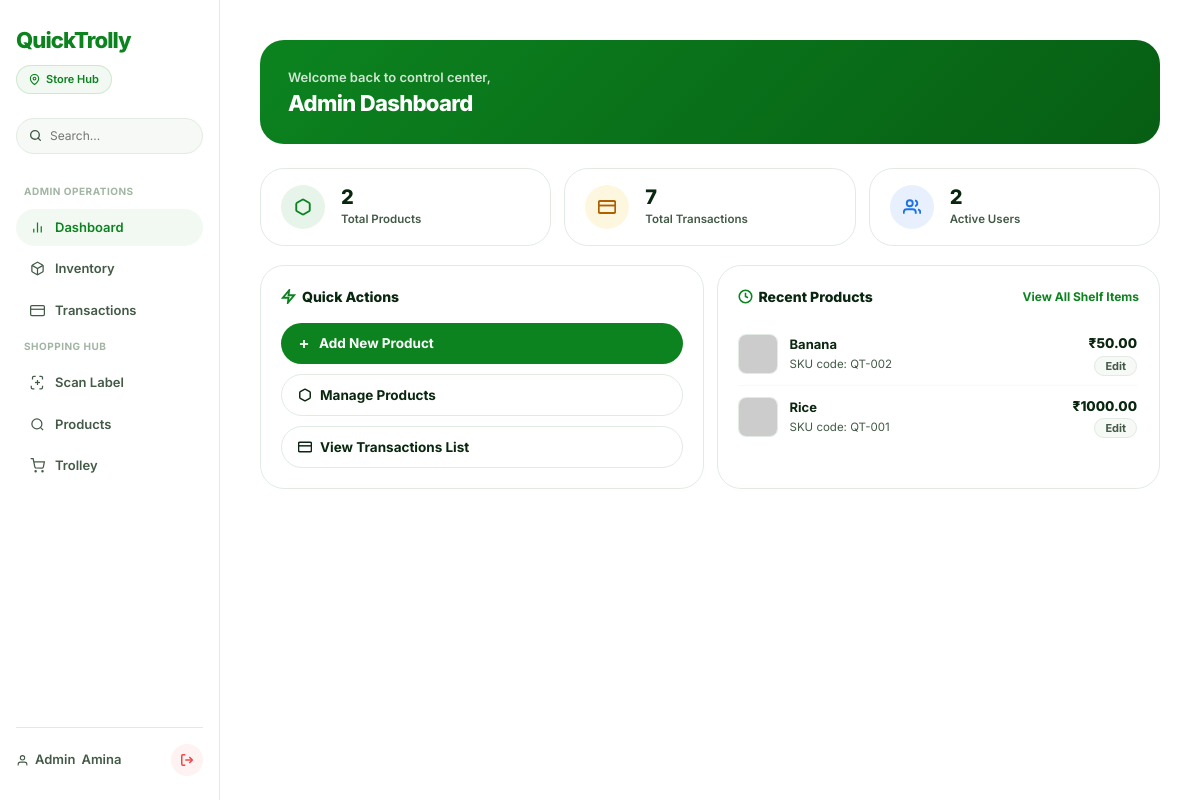
The page /admin/dashboard (signed in) on the database its author committed.
### tables this page shows
CREATE TABLE products (
                id INTEGER PRIMARY KEY AUTOINCREMENT,
                name TEXT NOT NULL,
                price REAL NOT NULL,
                qr_code TEXT UNIQUE NOT NULL,
                image TEXT DEFAULT '',
                barcode_number TEXT UNIQUE,
                barcode_image TEXT DEFAULT NULL,
                created_at TIMESTAMP DEFAULT CURRENT_TIMESTAMP,
                updated_at TIMESTAMP DEFAULT NULL
            , original_price REAL DEFAULT 0.0);

### app.py (the view)
@app.route('/admin/dashboard')
@admin_required
def admin_dashboard():
    total_prod, total_ord = db.get_stats()
    total_users = db.get_user_count()
    recent_products = db.get_recent_products(5)
    return render_template('admin/dashboard.html',
                           total_prod=total_prod,
                           total_ord=total_ord,
                           total_users=total_users,
                           recent_products=recent_products)

### app.py (called while the page is built)
def admin_required(f):
    @functools.wraps(f)
    def wrap(*args, **kwargs):
        if 'user_id' not in session or session.get('role') != 'admin':
            flash('Access denied. Admins only.', 'danger')
            return redirect(url_for('index'))
        return f(*args, **kwargs)
    return wrap

### models.py (called while the page is built)
    def _row_to_dict(self, row):
        if row is None:
            return None
        return dict(row)

    def get_stats(self):
        self.cursor.execute('SELECT COUNT(*) FROM products')
        total_products = self.cursor.fetchone()[0]
        self.cursor.execute('SELECT COUNT(*) FROM orders')
        total_orders = self.cursor.fetchone()[0]
        return total_products, total_orders

    def get_user_count(self):
        self.cursor.execute('SELECT COUNT(*) FROM users')
        return self.cursor.fetchone()[0]

    def get_recent_products(self, limit=5):
        self.cursor.execute('SELECT * FROM products ORDER BY created_at DESC LIMIT ?', (limit,))
        rows = self.cursor.fetchall()
        products = []
        for row in rows:
            product = self._row_to_dict(row)
            product['_id'] = str(product['id'])
            products.append(product)
        return products

### templates/admin/dashboard.html (shortened to what this page needs)
{% extends "base.html" %}
{% block content %}
<div class="admin-hero-banner">
    <div>
        <p style="color: rgba(255,255,255,0.8); font-size: 13px; font-weight: 600; margin-bottom: 2px;">Welcome back to control center,</p>
        <h3 style="color: #ffffff; font-weight: 800; font-size: 22px; letter-spacing: -0.03em; margin: 0;">Admin Dashboard</h3>
    </div>
</div>
<div class="row g-3 mb-4">
    <div class="col-md-4 col-6">
        <div class="admin-stat-card">
            <div class="stat-circle-icon variant-green">
                <svg width="18" height="18" viewBox="0 0 24 24" fill="none" stroke="currentColor" stroke-width="2.5"><path d="M21 16V8a2 2 0 0 0-1-1.73l-7-4a2 2 0 0 0-2 0l-7 4A2 2 0 0 0 3 8v8a2 2 0 0 0 1 1.73l7 4a2 2 0 0 0 2 0l7-4A2 2 0 0 0 21 16z"/></svg>
            </div>
            <div>
                <div class="stat-metric-val">{{ total_prod }}</div>
                <div class="stat-metric-lbl">Total Products</div>
            </div>
        </div>
    </div>
    <div class="col-md-4 col-6">
        <div class="admin-stat-card">
            <div class="stat-circle-icon variant-orange">
                <svg width="18" height="18" viewBox="0 0 24 24" fill="none" stroke="currentColor" stroke-width="2.5"><rect x="1" y="4" width="22" height="16" rx="2" ry="2"/><line x1="1" y1="10" x2="23" y2="10"/></svg>
            </div>
            <div>
                <div class="stat-metric-val">{{ total_ord }}</div>
                <div class="stat-metric-lbl">Total Transactions</div>
            </div>
        </div>
    </div>
    <div class="col-md-4 col-12">
        <div class="admin-stat-card">
            <div class="stat-circle-icon variant-blue">
                <svg width="18" height="18" viewBox="0 0 24 24" fill="none" stroke="currentColor" stroke-width="2.5"><path d="M17 21v-2a4 4 0 0 0-4-4H5a4 4 0 0 0-4 4v2"/><circle cx="9" cy="7" r="4"/><path d="M23 21v-2a4 4 0 0 0-3-3.87"/><path d="M16 3.13a4 4 0 0 1 0 7.75"/></svg>
            </div>
            <div>
                <div class="stat-metric-val">{{ total_users }}</div>
                <div class="stat-metric-lbl">Active Users</div>
            </div>
        </div>
    </div>
</div>
<div class="row g-3">
    <div class="col-md-6">
        <div class="dashboard-panel-card" style="height: 100%;">
            <p style="font-weight: 800; font-size: 14px; color: var(--text-main); margin-bottom: 16px; display: inline-flex; align-items: center; gap: 6px;">
                <svg width="15" height="15" viewBox="0 0 24 24" fill="none" stroke="var(--supermarket-green)" stroke-width="3"><polygon points="13 2 3 14 12 14 11 22 21 10 12 10 13 2"/></svg>
                Quick Actions
            </p>
            <div style="display: flex; flex-direction: column; gap: 10px;">
                <a href="{{ url_for('admin_add_product') }}" class="panel-action-link variant-solid">
                    <svg width="14" height="14" viewBox="0 0 24 24" fill="none" stroke="currentColor" stroke-width="3"><line x1="12" y1="5" x2="12" y2="19"/><line x1="5" y1="12" x2="19" y2="12"/></svg>
                    Add New Product
                </a>
                <a href="{{ url_for('admin_products') }}" class="panel-action-link variant-outline">
                    <svg width="14" height="14" viewBox="0 0 24 24" fill="none" stroke="currentColor" stroke-width="2.5"><path d="M21 16V8a2 2 0 0 0-1-1.73l-7-4a2 2 0 0 0-2 0l-7 4A2 2 0 0 0 3 8v8a2 2 0 0 0 1 1.73l7 4a2 2 0 0 0 2 0l7-4A2 2 0 0 0 21 16z"/></svg>
                    Manage Products
                </a>
                <a href="{{ url_for('admin_transactions') }}" class="panel-action-link variant-outline">
                    <svg width="14" height="14" viewBox="0 0 24 24" fill="none" stroke="currentColor" stroke-width="2.5"><rect x="1" y="4" width="22" height="16" rx="2" ry="2"/><line x1="1" y1="10" x2="23" y2="10"/></svg>
                    View Transactions List
                </a>
            </div>
        </div>
    </div>
    <div class="col-md-6">
        <div class="dashboard-panel-card" style="height: 100%; display: flex; flex-direction: column;">
            <div style="display: flex; justify-content: space-between; align-items: center; margin-bottom: 16px;">
                <p style="font-weight: 800; font-size: 14px; color: var(--text-main); margin: 0; display: inline-flex; align-items: center; gap: 6px;">
                    <svg width="15" height="15" viewBox="0 0 24 24" fill="none" stroke="var(--supermarket-green)" stroke-width="2.5"><circle cx="12" cy="12" r="10"/><polyline points="12 6 12 12 16 14"/></svg>
                    Recent Products
                </p>
                <a href="{{ url_for('admin_products') }}" style="font-size: 12px; color: var(--supermarket-green); font-weight: 700;">View All Shelf Items</a>
            </div>
            <div style="overflow-y: auto; flex: 1; max-height: 280px; padding-right: 2px;">
                {% if recent_products %}
                    {% for product in recent_products %}
                    <div class="recent-row-item">
                        <img src="{{ product.image }}" alt="{{ product.name }}" class="recent-row-img" onerror="this.src='https://placehold.co/100x100/f6f9f6/a1b5a5?text=?'">
                        <div style="flex: 1; min-width: 0;">
                            <div style="font-weight: 700; font-size: 13px; color: var(--text-main); white-space: nowrap; overflow: hidden; text-overflow: ellipsis;" title="{{ product.name }}">{{ product.name }}</div>
                            <div style="font-size: 11.5px; color: var(--text-muted); margin-top: 1px;">SKU code: {{ product.qr_code }}</div>
                        </div>
                        <div style="text-align: right; flex-shrink: 0;">
                            <div style="font-weight: 800; font-size: 13.5px; color: var(--text-main); margin-bottom: 2px;">₹{{ "%.2f"|format(product.price) }}</div>
                            <a href="{{ url_for('admin_edit_product', product_id=product._id) }}" class="recent-view-pill">Edit</a>
                        </div>
                    </div>
                    {% endfor %}
                {% else %}
                    <div style="text-align: center; padding: 40px 10px; color: var(--text-sub); font-weight: 500;">
                        No product entities mapped inside store database streams yet.
                    </div>
                {% endif %}
            </div>
        </div>
    </div>
</div>
{% endblock %}

### templates/base.html (style rules this page uses)
:root { --supermarket-green: #0C831F; --supermarket-green-dark: #075E14; --supermarket-green-light: #F2F9F3; --supermarket-green-border: rgba(12, 131, 31, 0.15); --alert-red: #ef4444; --alert-red-light: #fef2f2; --canvas-white: #ffffff; --aisle-gray: #f6f9f6; --border-flat: #e2ebe3; --border-focus: #0C831F; --text-main: #09260E; --text-muted: #435A47; --text-sub: #A1B5A5; --radius-pill: 999px; --radius-box: 24px; --sidebar-width: 220px; --mobile-nav-height: 56px; }
*, *::before, *::after { box-sizing: border-box; margin: 0; padding: 0; box-shadow: none !important; text-shadow: none !important; font-family: 'Inter', -apple-system, BlinkMacSystemFont, sans-serif !important; }
html, body { width: 100%; min-height: 100vh; background-color: var(--canvas-white); color: var(--text-main); font-size: 13px; line-height: 1.5; -webkit-font-smoothing: antialiased; }
a { text-decoration: none; color: inherit; }

### templates/admin/dashboard.html (style rules this page uses)
.admin-hero-banner { background: linear-gradient(135deg, var(--supermarket-green) 0%, var(--supermarket-green-dark) 100%); border-radius: var(--radius-box); padding: 28px; margin-bottom: 24px; }
.admin-stat-card { background: #ffffff; border: 1px solid var(--border-flat); border-radius: var(--radius-box); padding: 16px 20px; display: flex; align-items: center; gap: 16px; height: 100%; }
.stat-circle-icon { width: 44px; height: 44px; border-radius: 50%; display: flex; align-items: center; justify-content: center; flex-shrink: 0; }
.stat-circle-icon.variant-green { background: #e6f4ea; color: var(--supermarket-green); }
.stat-circle-icon.variant-orange { background: #fef7e0; color: #b06000; }
.stat-circle-icon.variant-blue { background: #e8f0fe; color: #1a73e8; }
.stat-metric-val { font-size: 20px; font-weight: 800; color: var(--text-main); line-height: 1.2; }
.stat-metric-lbl { font-size: 11.5px; font-weight: 600; color: var(--text-muted); margin-top: 2px; }
.dashboard-panel-card { background: #ffffff; border: 1px solid var(--border-flat); border-radius: var(--radius-box); padding: 20px; }
.panel-action-link { width: 100%; font-size: 13.5px; font-weight: 700; padding: 10px 16px; border-radius: var(--radius-pill); display: inline-flex; align-items: center; gap: 8px; transition: all 0.15s ease; }
.panel-action-link.variant-solid { background: var(--supermarket-green); color: #ffffff; }
.panel-action-link.variant-outline { background: #ffffff; border: 1px solid var(--border-flat); color: var(--text-main); }
.recent-row-item { display: flex; align-items: center; gap: 12px; padding: 10px 0; border-bottom: 1px solid var(--aisle-gray); }
.recent-row-item:last-child { border-bottom: none; }
.recent-row-img { width: 40px; height: 40px; border-radius: 8px; object-fit: cover; border: 1px solid var(--border-flat); background: #ffffff; }
.recent-view-pill { font-size: 11px; font-weight: 700; color: var(--text-muted); background: var(--aisle-gray); border: 1px solid var(--border-flat); padding: 2px 10px; border-radius: var(--radius-pill); transition: all 0.15s ease; }

### rows shown on the page
products: name "Banana", qr_code "QT-002", price "50.00"
products: name "Rice", qr_code "QT-001", price "1000.00"

### other values the page prints
{{ session.get('name').split()[0] if session.get('name') else 'User' }} "Admin"
{{ total_prod }} "2"
{{ total_ord }} "7"
{{ total_users }} "2"
